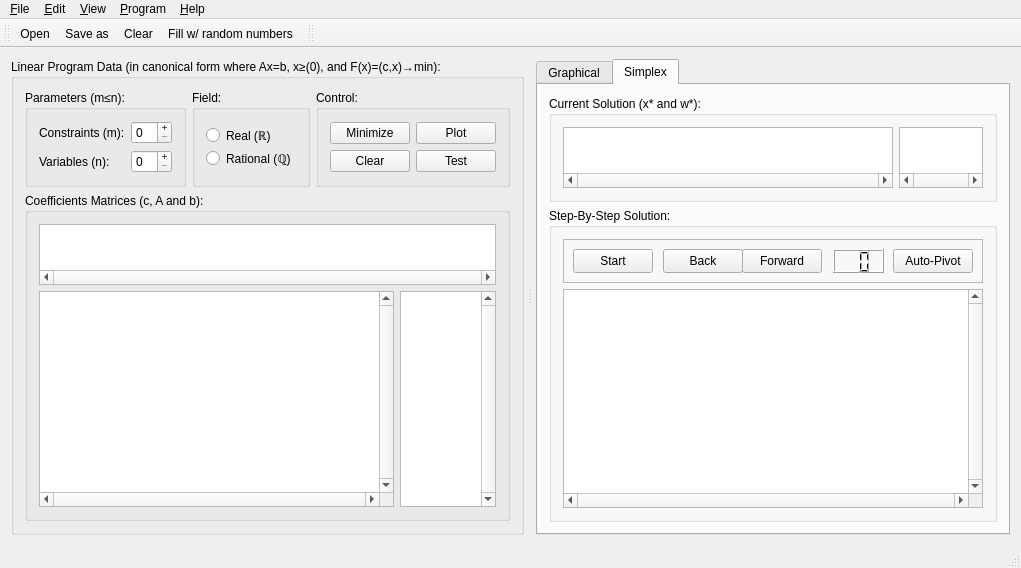
<?xml version="1.0" encoding="UTF-8"?>
<ui version="4.0">
 <class>MainWindow</class>
 <widget class="QMainWindow" name="MainWindow">
  <property name="geometry">
   <rect>
    <x>0</x>
    <y>0</y>
    <width>994</width>
    <height>568</height>
   </rect>
  </property>
  <property name="windowIcon">
   <iconset>
    <normalon>:/icons/@256/accessories-calculator.png</normalon>
   </iconset>
  </property>
  <widget class="QWidget" name="centralWidget">
   <layout class="QGridLayout" name="gridLayout_15">
    <item row="0" column="0">
     <widget class="QSplitter" name="splitter">
      <property name="orientation">
       <enum>Qt::Horizontal</enum>
      </property>
      <property name="handleWidth">
       <number>12</number>
      </property>
      <widget class="QGroupBox" name="groupBox">
       <property name="sizePolicy">
        <sizepolicy hsizetype="Fixed" vsizetype="Expanding">
         <horstretch>0</horstretch>
         <verstretch>0</verstretch>
        </sizepolicy>
       </property>
       <property name="title">
        <string>Linear Program Data (in canonical form where Ax=b, x≥(0), and F(x)=(c,x)→min):</string>
       </property>
       <layout class="QGridLayout" name="gridLayout_11">
        <item row="0" column="0">
         <layout class="QGridLayout" name="gridLayout_10">
          <item row="1" column="0">
           <widget class="QGroupBox" name="groupBox_4">
            <property name="sizePolicy">
             <sizepolicy hsizetype="Expanding" vsizetype="Expanding">
              <horstretch>0</horstretch>
              <verstretch>0</verstretch>
             </sizepolicy>
            </property>
            <property name="title">
             <string>Coefficients Matrices (c, A and b):</string>
            </property>
            <layout class="QGridLayout" name="gridLayout_7">
             <item row="1" column="0">
              <layout class="QGridLayout" name="gridLayout_5">
               <item row="1" column="0">
                <layout class="QGridLayout" name="gridLayout_6">
                 <item row="0" column="0">
                  <widget class="QTableView" name="constrsCoeffsTableView">
                   <property name="sizePolicy">
                    <sizepolicy hsizetype="Expanding" vsizetype="Expanding">
                     <horstretch>1</horstretch>
                     <verstretch>1</verstretch>
                    </sizepolicy>
                   </property>
                   <property name="minimumSize">
                    <size>
                     <width>0</width>
                     <height>88</height>
                    </size>
                   </property>
                   <property name="verticalScrollBarPolicy">
                    <enum>Qt::ScrollBarAlwaysOn</enum>
                   </property>
                   <property name="horizontalScrollBarPolicy">
                    <enum>Qt::ScrollBarAlwaysOn</enum>
                   </property>
                   <property name="alternatingRowColors">
                    <bool>true</bool>
                   </property>
                   <property name="selectionMode">
                    <enum>QAbstractItemView::NoSelection</enum>
                   </property>
                   <property name="verticalScrollMode">
                    <enum>QAbstractItemView::ScrollPerPixel</enum>
                   </property>
                   <property name="horizontalScrollMode">
                    <enum>QAbstractItemView::ScrollPerPixel</enum>
                   </property>
                   <property name="cornerButtonEnabled">
                    <bool>true</bool>
                   </property>
                   <attribute name="horizontalHeaderDefaultSectionSize">
                    <number>40</number>
                   </attribute>
                   <attribute name="horizontalHeaderMinimumSectionSize">
                    <number>34</number>
                   </attribute>
                   <attribute name="verticalHeaderDefaultSectionSize">
                    <number>28</number>
                   </attribute>
                  </widget>
                 </item>
                 <item row="0" column="1">
                  <widget class="QTableView" name="constrsRHSTableView">
                   <property name="sizePolicy">
                    <sizepolicy hsizetype="Maximum" vsizetype="Expanding">
                     <horstretch>0</horstretch>
                     <verstretch>1</verstretch>
                    </sizepolicy>
                   </property>
                   <property name="minimumSize">
                    <size>
                     <width>0</width>
                     <height>88</height>
                    </size>
                   </property>
                   <property name="maximumSize">
                    <size>
                     <width>96</width>
                     <height>16777215</height>
                    </size>
                   </property>
                   <property name="verticalScrollBarPolicy">
                    <enum>Qt::ScrollBarAlwaysOn</enum>
                   </property>
                   <property name="alternatingRowColors">
                    <bool>true</bool>
                   </property>
                   <property name="selectionMode">
                    <enum>QAbstractItemView::NoSelection</enum>
                   </property>
                   <property name="verticalScrollMode">
                    <enum>QAbstractItemView::ScrollPerPixel</enum>
                   </property>
                   <property name="horizontalScrollMode">
                    <enum>QAbstractItemView::ScrollPerPixel</enum>
                   </property>
                   <property name="cornerButtonEnabled">
                    <bool>true</bool>
                   </property>
                   <attribute name="horizontalHeaderDefaultSectionSize">
                    <number>70</number>
                   </attribute>
                   <attribute name="horizontalHeaderMinimumSectionSize">
                    <number>70</number>
                   </attribute>
                   <attribute name="verticalHeaderDefaultSectionSize">
                    <number>28</number>
                   </attribute>
                  </widget>
                 </item>
                </layout>
               </item>
               <item row="0" column="0">
                <widget class="QTableView" name="objFuncCoeffsTableView">
                 <property name="sizePolicy">
                  <sizepolicy hsizetype="Expanding" vsizetype="Maximum">
                   <horstretch>1</horstretch>
                   <verstretch>0</verstretch>
                  </sizepolicy>
                 </property>
                 <property name="minimumSize">
                  <size>
                   <width>0</width>
                   <height>0</height>
                  </size>
                 </property>
                 <property name="maximumSize">
                  <size>
                   <width>16777215</width>
                   <height>61</height>
                  </size>
                 </property>
                 <property name="baseSize">
                  <size>
                   <width>0</width>
                   <height>0</height>
                  </size>
                 </property>
                 <property name="horizontalScrollBarPolicy">
                  <enum>Qt::ScrollBarAlwaysOn</enum>
                 </property>
                 <property name="selectionMode">
                  <enum>QAbstractItemView::NoSelection</enum>
                 </property>
                 <property name="verticalScrollMode">
                  <enum>QAbstractItemView::ScrollPerPixel</enum>
                 </property>
                 <property name="horizontalScrollMode">
                  <enum>QAbstractItemView::ScrollPerPixel</enum>
                 </property>
                 <attribute name="horizontalHeaderDefaultSectionSize">
                  <number>40</number>
                 </attribute>
                 <attribute name="horizontalHeaderMinimumSectionSize">
                  <number>34</number>
                 </attribute>
                 <attribute name="verticalHeaderDefaultSectionSize">
                  <number>28</number>
                 </attribute>
                 <attribute name="verticalHeaderMinimumSectionSize">
                  <number>28</number>
                 </attribute>
                </widget>
               </item>
              </layout>
             </item>
            </layout>
           </widget>
          </item>
          <item row="0" column="0">
           <layout class="QGridLayout" name="gridLayout">
            <item row="0" column="0">
             <widget class="QGroupBox" name="groupBox_1">
              <property name="sizePolicy">
               <sizepolicy hsizetype="Fixed" vsizetype="Minimum">
                <horstretch>0</horstretch>
                <verstretch>0</verstretch>
               </sizepolicy>
              </property>
              <property name="title">
               <string>Parameters (m≤n):</string>
              </property>
              <layout class="QGridLayout" name="gridLayout_2">
               <item row="0" column="1">
                <layout class="QFormLayout" name="formLayout">
                 <item row="0" column="0">
                  <widget class="QLabel" name="constrsLabel">
                   <property name="sizePolicy">
                    <sizepolicy hsizetype="Fixed" vsizetype="Minimum">
                     <horstretch>0</horstretch>
                     <verstretch>0</verstretch>
                    </sizepolicy>
                   </property>
                   <property name="text">
                    <string>Constraints (m):</string>
                   </property>
                  </widget>
                 </item>
                 <item row="0" column="1">
                  <widget class="QSpinBox" name="constrsSpinBox">
                   <property name="sizePolicy">
                    <sizepolicy hsizetype="Fixed" vsizetype="Fixed">
                     <horstretch>0</horstretch>
                     <verstretch>0</verstretch>
                    </sizepolicy>
                   </property>
                   <property name="buttonSymbols">
                    <enum>QAbstractSpinBox::PlusMinus</enum>
                   </property>
                  </widget>
                 </item>
                 <item row="1" column="0">
                  <widget class="QLabel" name="varsLabel">
                   <property name="sizePolicy">
                    <sizepolicy hsizetype="Fixed" vsizetype="Minimum">
                     <horstretch>0</horstretch>
                     <verstretch>0</verstretch>
                    </sizepolicy>
                   </property>
                   <property name="text">
                    <string>Variables (n):</string>
                   </property>
                  </widget>
                 </item>
                 <item row="1" column="1">
                  <widget class="QSpinBox" name="varsSpinBox">
                   <property name="sizePolicy">
                    <sizepolicy hsizetype="Fixed" vsizetype="Fixed">
                     <horstretch>0</horstretch>
                     <verstretch>0</verstretch>
                    </sizepolicy>
                   </property>
                   <property name="buttonSymbols">
                    <enum>QAbstractSpinBox::PlusMinus</enum>
                   </property>
                  </widget>
                 </item>
                </layout>
               </item>
              </layout>
             </widget>
            </item>
            <item row="0" column="1">
             <widget class="QGroupBox" name="groupBox_2">
              <property name="sizePolicy">
               <sizepolicy hsizetype="Fixed" vsizetype="Minimum">
                <horstretch>0</horstretch>
                <verstretch>0</verstretch>
               </sizepolicy>
              </property>
              <property name="title">
               <string>Field:</string>
              </property>
              <layout class="QGridLayout" name="gridLayout_14">
               <item row="0" column="0">
                <layout class="QGridLayout" name="gridLayout_13">
                 <property name="spacing">
                  <number>0</number>
                 </property>
                 <item row="1" column="0">
                  <widget class="QRadioButton" name="rationalRadioButton">
                   <property name="sizePolicy">
                    <sizepolicy hsizetype="Fixed" vsizetype="Fixed">
                     <horstretch>0</horstretch>
                     <verstretch>0</verstretch>
                    </sizepolicy>
                   </property>
                   <property name="text">
                    <string>Rational (ℚ)</string>
                   </property>
                  </widget>
                 </item>
                 <item row="0" column="0">
                  <widget class="QRadioButton" name="realRadioButton">
                   <property name="sizePolicy">
                    <sizepolicy hsizetype="Fixed" vsizetype="Fixed">
                     <horstretch>0</horstretch>
                     <verstretch>0</verstretch>
                    </sizepolicy>
                   </property>
                   <property name="text">
                    <string>Real (ℝ)</string>
                   </property>
                  </widget>
                 </item>
                </layout>
               </item>
              </layout>
             </widget>
            </item>
            <item row="0" column="2">
             <widget class="QGroupBox" name="groupBox_3">
              <property name="sizePolicy">
               <sizepolicy hsizetype="Fixed" vsizetype="Minimum">
                <horstretch>0</horstretch>
                <verstretch>0</verstretch>
               </sizepolicy>
              </property>
              <property name="title">
               <string>Control:</string>
              </property>
              <layout class="QGridLayout" name="gridLayout_4">
               <item row="0" column="0">
                <layout class="QGridLayout" name="gridLayout_3">
                 <item row="0" column="1">
                  <widget class="QPushButton" name="solveGraphicalPushButton">
                   <property name="sizePolicy">
                    <sizepolicy hsizetype="Fixed" vsizetype="Fixed">
                     <horstretch>0</horstretch>
                     <verstretch>0</verstretch>
                    </sizepolicy>
                   </property>
                   <property name="text">
                    <string>Plot</string>
                   </property>
                   <property name="icon">
                    <iconset>
                     <normalon>:/icons/@16/document-page-setup.png</normalon>
                    </iconset>
                   </property>
                  </widget>
                 </item>
                 <item row="0" column="0">
                  <widget class="QPushButton" name="solveSimplexPushButton">
                   <property name="sizePolicy">
                    <sizepolicy hsizetype="Fixed" vsizetype="Fixed">
                     <horstretch>0</horstretch>
                     <verstretch>0</verstretch>
                    </sizepolicy>
                   </property>
                   <property name="text">
                    <string>Minimize</string>
                   </property>
                   <property name="icon">
                    <iconset>
                     <normalon>:/icons/@16/view-sort-ascending(2).png</normalon>
                    </iconset>
                   </property>
                  </widget>
                 </item>
                 <item row="1" column="0">
                  <widget class="QPushButton" name="clearPushButton">
                   <property name="sizePolicy">
                    <sizepolicy hsizetype="Fixed" vsizetype="Fixed">
                     <horstretch>0</horstretch>
                     <verstretch>0</verstretch>
                    </sizepolicy>
                   </property>
                   <property name="text">
                    <string>Clear</string>
                   </property>
                   <property name="icon">
                    <iconset>
                     <normalon>:/icons/@16/edit-clear-all.png</normalon>
                    </iconset>
                   </property>
                  </widget>
                 </item>
                 <item row="1" column="1">
                  <widget class="QPushButton" name="testPushButton">
                   <property name="sizePolicy">
                    <sizepolicy hsizetype="Fixed" vsizetype="Fixed">
                     <horstretch>0</horstretch>
                     <verstretch>0</verstretch>
                    </sizepolicy>
                   </property>
                   <property name="text">
                    <string>Test</string>
                   </property>
                   <property name="icon">
                    <iconset>
                     <normalon>:/icons/@16/mail-mark-junk.png</normalon>
                    </iconset>
                   </property>
                  </widget>
                 </item>
                </layout>
               </item>
              </layout>
             </widget>
            </item>
           </layout>
          </item>
         </layout>
        </item>
       </layout>
      </widget>
      <widget class="QTabWidget" name="detailsTabWidget">
       <property name="currentIndex">
        <number>1</number>
       </property>
       <widget class="QWidget" name="graphicalMethodTab">
        <attribute name="icon">
         <iconset>
          <normalon>:/icons/@16/document-page-setup.png</normalon>
         </iconset>
        </attribute>
        <attribute name="title">
         <string>Graphical</string>
        </attribute>
        <layout class="QGridLayout" name="gridLayout_12">
         <item row="0" column="0">
          <widget class="QGroupBox" name="groupBox_5">
           <property name="sizePolicy">
            <sizepolicy hsizetype="Expanding" vsizetype="Expanding">
             <horstretch>1</horstretch>
             <verstretch>0</verstretch>
            </sizepolicy>
           </property>
           <property name="title">
            <string>Solution Plot:</string>
           </property>
           <layout class="QGridLayout" name="gridLayout_9">
            <property name="leftMargin">
             <number>0</number>
            </property>
            <property name="topMargin">
             <number>0</number>
            </property>
            <property name="rightMargin">
             <number>0</number>
            </property>
            <property name="bottomMargin">
             <number>0</number>
            </property>
            <item row="0" column="0">
             <layout class="QGridLayout" name="gridLayout_8" rowstretch="0" columnstretch="0">
              <item row="0" column="0">
               <widget class="QCustomPlot" name="customPlot" native="true">
                <property name="sizePolicy">
                 <sizepolicy hsizetype="Expanding" vsizetype="Expanding">
                  <horstretch>0</horstretch>
                  <verstretch>0</verstretch>
                 </sizepolicy>
                </property>
                <property name="minimumSize">
                 <size>
                  <width>350</width>
                  <height>250</height>
                 </size>
                </property>
               </widget>
              </item>
             </layout>
            </item>
           </layout>
          </widget>
         </item>
        </layout>
       </widget>
       <widget class="QWidget" name="simplexMethodTab">
        <attribute name="title">
         <string>Simplex</string>
        </attribute>
        <layout class="QGridLayout" name="gridLayout_17">
         <item row="0" column="0">
          <layout class="QGridLayout" name="gridLayout_16">
           <item row="0" column="0">
            <widget class="QGroupBox" name="groupBox_6">
             <property name="sizePolicy">
              <sizepolicy hsizetype="Expanding" vsizetype="Fixed">
               <horstretch>0</horstretch>
               <verstretch>0</verstretch>
              </sizepolicy>
             </property>
             <property name="minimumSize">
              <size>
               <width>0</width>
               <height>92</height>
              </size>
             </property>
             <property name="title">
              <string>Current Solution (x* and w*):</string>
             </property>
             <layout class="QGridLayout" name="gridLayout_19">
              <item row="0" column="0">
               <layout class="QGridLayout" name="gridLayout_18">
                <item row="0" column="0">
                 <widget class="QTableView" name="solutionVectorTableView">
                  <property name="sizePolicy">
                   <sizepolicy hsizetype="Expanding" vsizetype="Fixed">
                    <horstretch>0</horstretch>
                    <verstretch>0</verstretch>
                   </sizepolicy>
                  </property>
                  <property name="minimumSize">
                   <size>
                    <width>0</width>
                    <height>60</height>
                   </size>
                  </property>
                  <property name="maximumSize">
                   <size>
                    <width>16777215</width>
                    <height>61</height>
                   </size>
                  </property>
                  <property name="horizontalScrollBarPolicy">
                   <enum>Qt::ScrollBarAlwaysOn</enum>
                  </property>
                  <property name="editTriggers">
                   <set>QAbstractItemView::NoEditTriggers</set>
                  </property>
                  <property name="selectionMode">
                   <enum>QAbstractItemView::NoSelection</enum>
                  </property>
                  <property name="verticalScrollMode">
                   <enum>QAbstractItemView::ScrollPerPixel</enum>
                  </property>
                  <property name="horizontalScrollMode">
                   <enum>QAbstractItemView::ScrollPerPixel</enum>
                  </property>
                  <attribute name="horizontalHeaderDefaultSectionSize">
                   <number>40</number>
                  </attribute>
                  <attribute name="horizontalHeaderMinimumSectionSize">
                   <number>34</number>
                  </attribute>
                  <attribute name="verticalHeaderDefaultSectionSize">
                   <number>28</number>
                  </attribute>
                  <attribute name="verticalHeaderMinimumSectionSize">
                   <number>28</number>
                  </attribute>
                 </widget>
                </item>
                <item row="0" column="1">
                 <widget class="QTableView" name="functionValueTableView">
                  <property name="sizePolicy">
                   <sizepolicy hsizetype="Fixed" vsizetype="Fixed">
                    <horstretch>0</horstretch>
                    <verstretch>0</verstretch>
                   </sizepolicy>
                  </property>
                  <property name="minimumSize">
                   <size>
                    <width>0</width>
                    <height>60</height>
                   </size>
                  </property>
                  <property name="maximumSize">
                   <size>
                    <width>84</width>
                    <height>61</height>
                   </size>
                  </property>
                  <property name="horizontalScrollBarPolicy">
                   <enum>Qt::ScrollBarAlwaysOn</enum>
                  </property>
                  <property name="editTriggers">
                   <set>QAbstractItemView::NoEditTriggers</set>
                  </property>
                  <property name="selectionMode">
                   <enum>QAbstractItemView::NoSelection</enum>
                  </property>
                  <property name="verticalScrollMode">
                   <enum>QAbstractItemView::ScrollPerPixel</enum>
                  </property>
                  <property name="horizontalScrollMode">
                   <enum>QAbstractItemView::ScrollPerPixel</enum>
                  </property>
                  <attribute name="horizontalHeaderDefaultSectionSize">
                   <number>62</number>
                  </attribute>
                  <attribute name="horizontalHeaderMinimumSectionSize">
                   <number>62</number>
                  </attribute>
                  <attribute name="verticalHeaderDefaultSectionSize">
                   <number>28</number>
                  </attribute>
                  <attribute name="verticalHeaderMinimumSectionSize">
                   <number>28</number>
                  </attribute>
                 </widget>
                </item>
               </layout>
              </item>
             </layout>
            </widget>
           </item>
           <item row="1" column="0">
            <widget class="QGroupBox" name="groupBox_7">
             <property name="sizePolicy">
              <sizepolicy hsizetype="Expanding" vsizetype="Expanding">
               <horstretch>0</horstretch>
               <verstretch>0</verstretch>
              </sizepolicy>
             </property>
             <property name="title">
              <string>Step-By-Step Solution:</string>
             </property>
             <layout class="QGridLayout" name="gridLayout_21">
              <item row="0" column="0">
               <layout class="QGridLayout" name="gridLayout_20">
                <item row="0" column="0">
                 <widget class="QFrame" name="frame">
                  <property name="sizePolicy">
                   <sizepolicy hsizetype="Preferred" vsizetype="Fixed">
                    <horstretch>0</horstretch>
                    <verstretch>0</verstretch>
                   </sizepolicy>
                  </property>
                  <property name="minimumSize">
                   <size>
                    <width>420</width>
                    <height>44</height>
                   </size>
                  </property>
                  <property name="frameShape">
                   <enum>QFrame::StyledPanel</enum>
                  </property>
                  <property name="frameShadow">
                   <enum>QFrame::Raised</enum>
                  </property>
                  <widget class="QPushButton" name="resetSimplexPushButton">
                   <property name="geometry">
                    <rect>
                     <x>10</x>
                     <y>10</y>
                     <width>80</width>
                     <height>24</height>
                    </rect>
                   </property>
                   <property name="sizePolicy">
                    <sizepolicy hsizetype="Fixed" vsizetype="Fixed">
                     <horstretch>0</horstretch>
                     <verstretch>0</verstretch>
                    </sizepolicy>
                   </property>
                   <property name="minimumSize">
                    <size>
                     <width>0</width>
                     <height>0</height>
                    </size>
                   </property>
                   <property name="text">
                    <string>Start</string>
                   </property>
                   <property name="icon">
                    <iconset>
                     <normalon>:/icons/@16/go-up.png</normalon>
                    </iconset>
                   </property>
                  </widget>
                  <widget class="QPushButton" name="backSimplexPushButton">
                   <property name="geometry">
                    <rect>
                     <x>100</x>
                     <y>10</y>
                     <width>80</width>
                     <height>24</height>
                    </rect>
                   </property>
                   <property name="sizePolicy">
                    <sizepolicy hsizetype="Fixed" vsizetype="Fixed">
                     <horstretch>0</horstretch>
                     <verstretch>0</verstretch>
                    </sizepolicy>
                   </property>
                   <property name="minimumSize">
                    <size>
                     <width>0</width>
                     <height>0</height>
                    </size>
                   </property>
                   <property name="text">
                    <string>Back</string>
                   </property>
                   <property name="icon">
                    <iconset>
                     <normalon>:/icons/@16/go-previous.png</normalon>
                    </iconset>
                   </property>
                  </widget>
                  <widget class="QPushButton" name="forwardSimplexPushButton">
                   <property name="geometry">
                    <rect>
                     <x>179</x>
                     <y>10</y>
                     <width>80</width>
                     <height>24</height>
                    </rect>
                   </property>
                   <property name="sizePolicy">
                    <sizepolicy hsizetype="Fixed" vsizetype="Fixed">
                     <horstretch>0</horstretch>
                     <verstretch>0</verstretch>
                    </sizepolicy>
                   </property>
                   <property name="minimumSize">
                    <size>
                     <width>0</width>
                     <height>0</height>
                    </size>
                   </property>
                   <property name="text">
                    <string>Forward</string>
                   </property>
                   <property name="icon">
                    <iconset>
                     <normalon>:/icons/@16/go-next.png</normalon>
                    </iconset>
                   </property>
                  </widget>
                  <widget class="QLCDNumber" name="simplexIterCountLcdNumber">
                   <property name="geometry">
                    <rect>
                     <x>270</x>
                     <y>10</y>
                     <width>51</width>
                     <height>24</height>
                    </rect>
                   </property>
                   <property name="digitCount">
                    <number>2</number>
                   </property>
                   <property name="intValue" stdset="0">
                    <number>0</number>
                   </property>
                  </widget>
                  <widget class="QPushButton" name="autoPivotSimplexPushPutton">
                   <property name="geometry">
                    <rect>
                     <x>330</x>
                     <y>10</y>
                     <width>80</width>
                     <height>24</height>
                    </rect>
                   </property>
                   <property name="sizePolicy">
                    <sizepolicy hsizetype="Fixed" vsizetype="Fixed">
                     <horstretch>0</horstretch>
                     <verstretch>0</verstretch>
                    </sizepolicy>
                   </property>
                   <property name="text">
                    <string>Auto-Pivot</string>
                   </property>
                   <property name="icon">
                    <iconset>
                     <normalon>:/icons/@16/x-office-spreadsheet-template.png</normalon>
                    </iconset>
                   </property>
                  </widget>
                 </widget>
                </item>
                <item row="1" column="0">
                 <widget class="QTableView" name="simplexTableauTableView">
                  <property name="verticalScrollBarPolicy">
                   <enum>Qt::ScrollBarAlwaysOn</enum>
                  </property>
                  <property name="horizontalScrollBarPolicy">
                   <enum>Qt::ScrollBarAlwaysOn</enum>
                  </property>
                  <property name="alternatingRowColors">
                   <bool>true</bool>
                  </property>
                  <property name="selectionMode">
                   <enum>QAbstractItemView::SingleSelection</enum>
                  </property>
                  <attribute name="horizontalHeaderDefaultSectionSize">
                   <number>40</number>
                  </attribute>
                  <attribute name="horizontalHeaderMinimumSectionSize">
                   <number>34</number>
                  </attribute>
                  <attribute name="verticalHeaderDefaultSectionSize">
                   <number>28</number>
                  </attribute>
                 </widget>
                </item>
               </layout>
              </item>
             </layout>
            </widget>
           </item>
          </layout>
         </item>
        </layout>
       </widget>
      </widget>
     </widget>
    </item>
   </layout>
  </widget>
  <widget class="QMenuBar" name="menuBar">
   <property name="geometry">
    <rect>
     <x>0</x>
     <y>0</y>
     <width>994</width>
     <height>21</height>
    </rect>
   </property>
   <widget class="QMenu" name="menu_File">
    <property name="title">
     <string>&amp;File</string>
    </property>
    <addaction name="action_Open"/>
    <addaction name="action_Save_as"/>
    <addaction name="separator"/>
    <addaction name="action_Quit"/>
   </widget>
   <widget class="QMenu" name="menu_Edit">
    <property name="title">
     <string>&amp;Edit</string>
    </property>
    <addaction name="action_Undo"/>
    <addaction name="action_Redo"/>
    <addaction name="separator"/>
    <addaction name="action_Clear"/>
    <addaction name="action_Fill_w_random_numbers"/>
   </widget>
   <widget class="QMenu" name="menu_View">
    <property name="title">
     <string>&amp;View</string>
    </property>
    <addaction name="action_Zoom_in"/>
    <addaction name="action_Zoom_out"/>
    <addaction name="action_Zoom_reset"/>
   </widget>
   <widget class="QMenu" name="menu_help">
    <property name="title">
     <string>&amp;Help</string>
    </property>
    <addaction name="action_How_to"/>
    <addaction name="action_About"/>
    <addaction name="separator"/>
    <addaction name="action_About_Qt"/>
   </widget>
   <widget class="QMenu" name="menuProblem">
    <property name="title">
     <string>&amp;Program</string>
    </property>
    <addaction name="action_Solve"/>
    <addaction name="action_Plot"/>
   </widget>
   <addaction name="menu_File"/>
   <addaction name="menu_Edit"/>
   <addaction name="menu_View"/>
   <addaction name="menuProblem"/>
   <addaction name="menu_help"/>
  </widget>
  <widget class="QToolBar" name="mainToolBar">
   <attribute name="toolBarArea">
    <enum>TopToolBarArea</enum>
   </attribute>
   <attribute name="toolBarBreak">
    <bool>false</bool>
   </attribute>
   <addaction name="action_Open"/>
   <addaction name="action_Save_as"/>
   <addaction name="action_Clear"/>
   <addaction name="action_Fill_w_random_numbers"/>
  </widget>
  <widget class="QStatusBar" name="statusBar"/>
  <widget class="QToolBar" name="toolBar">
   <property name="windowTitle">
    <string>toolBar</string>
   </property>
   <attribute name="toolBarArea">
    <enum>TopToolBarArea</enum>
   </attribute>
   <attribute name="toolBarBreak">
    <bool>false</bool>
   </attribute>
  </widget>
  <action name="action_Open">
   <property name="icon">
    <iconset resource="../res/resources.qrc">
     <normaloff>:/icons/@16/document-open.png</normaloff>:/icons/@16/document-open.png</iconset>
   </property>
   <property name="text">
    <string>&amp;Open...</string>
   </property>
   <property name="shortcut">
    <string>Ctrl+O</string>
   </property>
   <property name="priority">
    <enum>QAction::HighPriority</enum>
   </property>
  </action>
  <action name="action_Save_as">
   <property name="icon">
    <iconset resource="../res/resources.qrc">
     <normaloff>:/icons/@16/document-save-as.png</normaloff>:/icons/@16/document-save-as.png</iconset>
   </property>
   <property name="text">
    <string>&amp;Save as...</string>
   </property>
   <property name="shortcut">
    <string>Ctrl+S</string>
   </property>
   <property name="priority">
    <enum>QAction::HighPriority</enum>
   </property>
  </action>
  <action name="action_Quit">
   <property name="icon">
    <iconset resource="../res/resources.qrc">
     <normaloff>:/icons/@16/application-exit.png</normaloff>:/icons/@16/application-exit.png</iconset>
   </property>
   <property name="text">
    <string>&amp;Quit</string>
   </property>
   <property name="shortcut">
    <string>Ctrl+Q</string>
   </property>
  </action>
  <action name="action_Undo">
   <property name="icon">
    <iconset resource="../res/resources.qrc">
     <normaloff>:/icons/@16/edit-undo.png</normaloff>:/icons/@16/edit-undo.png</iconset>
   </property>
   <property name="text">
    <string>&amp;Undo</string>
   </property>
   <property name="shortcut">
    <string>Ctrl+Z</string>
   </property>
  </action>
  <action name="action_Redo">
   <property name="icon">
    <iconset resource="../res/resources.qrc">
     <normaloff>:/icons/@16/edit-redo.png</normaloff>:/icons/@16/edit-redo.png</iconset>
   </property>
   <property name="text">
    <string>&amp;Redo</string>
   </property>
   <property name="shortcut">
    <string>Ctrl+Shift+Z</string>
   </property>
  </action>
  <action name="action_Clear">
   <property name="icon">
    <iconset resource="../res/resources.qrc">
     <normaloff>:/icons/@16/edit-clear-all.png</normaloff>:/icons/@16/edit-clear-all.png</iconset>
   </property>
   <property name="text">
    <string>&amp;Clear</string>
   </property>
   <property name="shortcut">
    <string>Ctrl+Shift+C</string>
   </property>
   <property name="priority">
    <enum>QAction::HighPriority</enum>
   </property>
  </action>
  <action name="action_Fill_w_random_numbers">
   <property name="icon">
    <iconset resource="../res/resources.qrc">
     <normaloff>:/icons/@16/document-revert.png</normaloff>:/icons/@16/document-revert.png</iconset>
   </property>
   <property name="text">
    <string>&amp;Fill w/ random numbers</string>
   </property>
   <property name="toolTip">
    <string>Fill w/ random numbers</string>
   </property>
   <property name="shortcut">
    <string>Ctrl+Shift+R</string>
   </property>
   <property name="priority">
    <enum>QAction::HighPriority</enum>
   </property>
  </action>
  <action name="action_Zoom_in">
   <property name="icon">
    <iconset resource="../res/resources.qrc">
     <normaloff>:/icons/@16/zoom-in.png</normaloff>:/icons/@16/zoom-in.png</iconset>
   </property>
   <property name="text">
    <string>Zoom &amp;in</string>
   </property>
   <property name="shortcut">
    <string>Ctrl+=, +</string>
   </property>
  </action>
  <action name="action_Zoom_out">
   <property name="icon">
    <iconset resource="../res/resources.qrc">
     <normaloff>:/icons/@16/zoom-out.png</normaloff>:/icons/@16/zoom-out.png</iconset>
   </property>
   <property name="text">
    <string>Zoom &amp;out</string>
   </property>
   <property name="shortcut">
    <string>Ctrl+-, -</string>
   </property>
  </action>
  <action name="action_How_to">
   <property name="icon">
    <iconset resource="../res/resources.qrc">
     <normaloff>:/icons/@16/help-contents.png</normaloff>:/icons/@16/help-contents.png</iconset>
   </property>
   <property name="text">
    <string>&amp;How-to</string>
   </property>
   <property name="shortcut">
    <string>Ctrl+H</string>
   </property>
  </action>
  <action name="action_About">
   <property name="icon">
    <iconset resource="../res/resources.qrc">
     <normaloff>:/icons/@16/help-about.png</normaloff>:/icons/@16/help-about.png</iconset>
   </property>
   <property name="text">
    <string>&amp;About...</string>
   </property>
  </action>
  <action name="action_About_Qt">
   <property name="icon">
    <iconset resource="../res/resources.qrc">
     <normaloff>:/icons/@16/qt_extended_16x16.png</normaloff>:/icons/@16/qt_extended_16x16.png</iconset>
   </property>
   <property name="text">
    <string>About Qt...</string>
   </property>
  </action>
  <action name="action_Zoom_reset">
   <property name="icon">
    <iconset resource="../res/resources.qrc">
     <normaloff>:/icons/@16/zoom-original.png</normaloff>:/icons/@16/zoom-original.png</iconset>
   </property>
   <property name="text">
    <string>Zoom &amp;reset</string>
   </property>
   <property name="shortcut">
    <string>Ctrl+0</string>
   </property>
  </action>
  <action name="action_Solve">
   <property name="icon">
    <iconset resource="../res/resources.qrc">
     <normaloff>:/icons/@16/view-sort-ascending(2).png</normaloff>:/icons/@16/view-sort-ascending(2).png</iconset>
   </property>
   <property name="text">
    <string>&amp;Solve</string>
   </property>
  </action>
  <action name="action_Plot">
   <property name="icon">
    <iconset resource="../res/resources.qrc">
     <normaloff>:/icons/@16/document-page-setup.png</normaloff>:/icons/@16/document-page-setup.png</iconset>
   </property>
   <property name="text">
    <string>&amp;Plot</string>
   </property>
  </action>
 </widget>
 <layoutdefault spacing="6" margin="11"/>
 <customwidgets>
  <customwidget>
   <class>QCustomPlot</class>
   <extends>QWidget</extends>
   <header>lib/qcustomplot/qcustomplot/qcustomplot.h</header>
   <container>1</container>
  </customwidget>
 </customwidgets>
 <resources>
  <include location="../res/resources.qrc"/>
 </resources>
 <connections/>
</ui>
